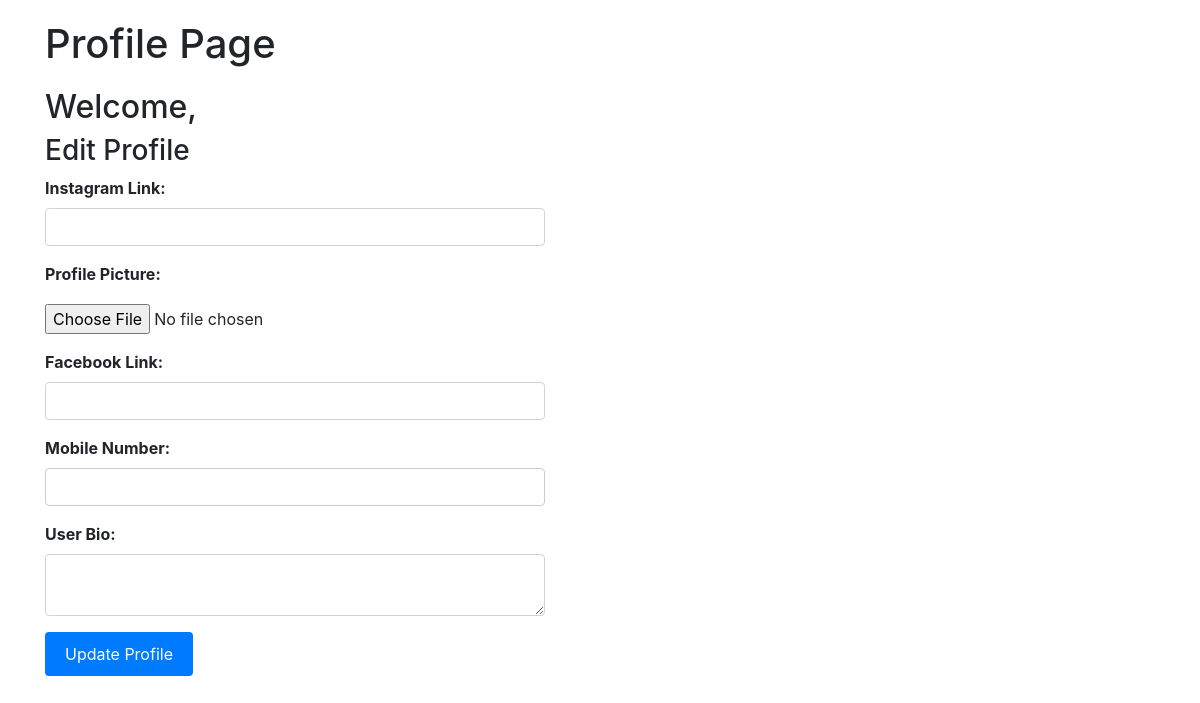
/userProfile/profile/ (signed in), run on an earlier commit of the app's database.
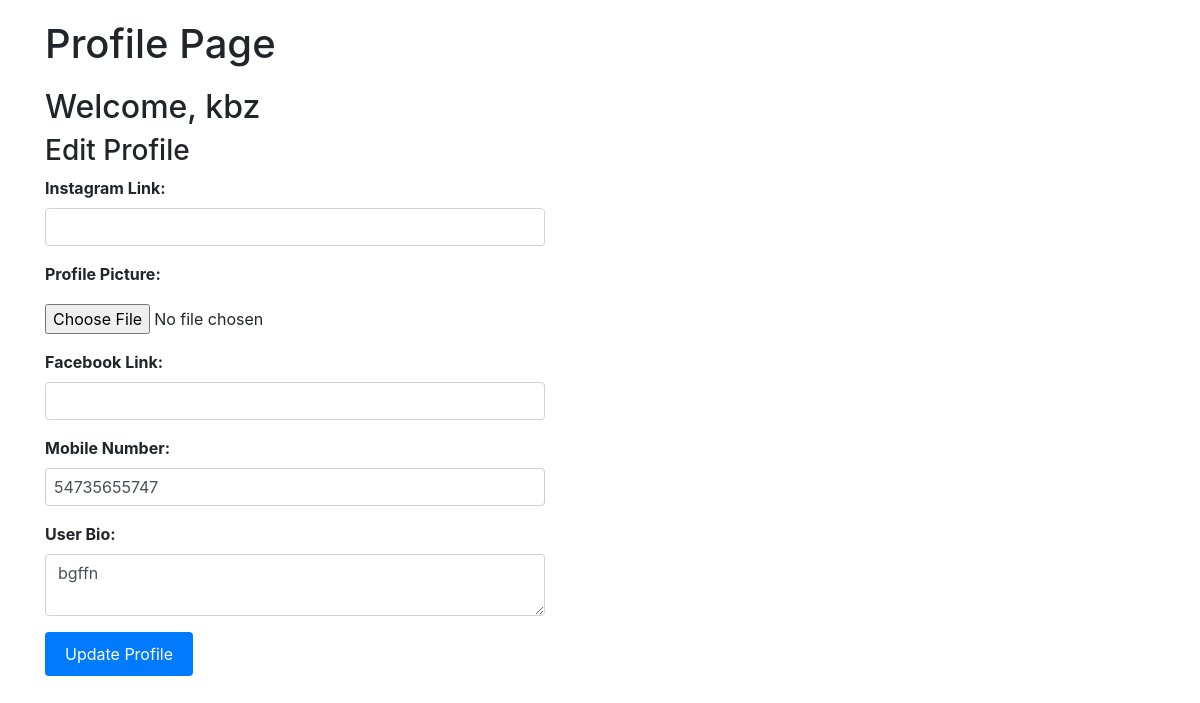
And on a later commit of the database.
### accounts/models.py (models this page shows, shortened)
class Profile(models.Model):
    user = models.ForeignKey(User, on_delete=models.CASCADE,default=None,related_name='user_profile')
    mobile_number = models.CharField(max_length=13, unique=True)
    user_bio = models.TextField(max_length=50,blank=True)
    instagram_link = models.URLField(max_length=50,blank=True)
    facebook_link = models.URLField(max_length=50,blank=True)
    profile_image = models.ImageField(upload_to='profile_image/',default="",blank=True)
    objects = ProfileManager()

### userProfile/views.py (the view, shortened to what this page needs)
# urls.py: path('profile/',profile_page,name='profile_page'),
def profile_page(request):
    user = request.user
    try:
        profile = Profile.objects.get(user=user)
    except Profile.DoesNotExist:
        profile = None
    return render(request, 'userProfile/profile_list.html', {'profile': profile})

### Templates/userProfile/profile_list.html (shortened to what this page needs)
<!DOCTYPE html>
<html lang="en">
<head>
    <link rel="stylesheet" href="https://stackpath.bootstrapcdn.com/bootstrap/4.5.0/css/bootstrap.min.css">
</head>
<body>
    <div class="container">
        <h1>Profile Page</h1>
        <h2>Welcome, {{ profile.user.username }}</h2>
        <h3>Edit Profile</h3>
        <form method="post" enctype="multipart/form-data">
            <div class="form-group">
                <label for="instagram_link">Instagram Link:</label>
                <input type="url" class="form-control" name="instagram_link"
                    value="{{ profile.instagram_link|default:'' }}">
            </div>
            <div class="form-group">
                <label for="profile_pic">Profile Picture:</label>
                <input type="file" class="form-control-file" name="profile_image"
                    value="{{ profile.profile_image|default:'' }}">
            </div>
            <div class="form-group">
                <label for="facebook_link">Facebook Link:</label>
                <input type='url' class="form-control" name="facebook_link"
                    value="{{ profile.facebook_link|default:'' }}">
            </div>
            <div class="form-group">
                <label for="mobile_number">Mobile Number:</label>
                <input type="number" class="form-control" name="mobile_number"
                    value="{{ profile.mobile_number|default:'' }}">
            </div>
            <div class="form-group">
                <label for="user_bio">User Bio:</label>
                <textarea class="form-control" name="user_bio">{{ profile.user_bio|default:'' }}</textarea>
            </div>
            <input type="submit" class="btn btn-primary" value="Update Profile">
        </form>
    </div>
</body>
</html>

What changed in the data, as far as the page shows it:
added Profile: user.username "kbz", mobile_number "54735655747", user_bio "bgffn"
